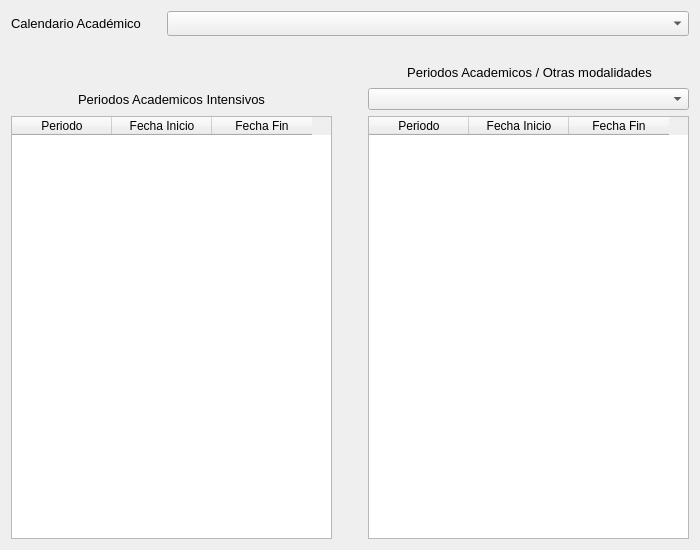
<?xml version="1.0" encoding="UTF-8"?>
<ui version="4.0">
 <class>calendario</class>
 <widget class="QWidget" name="calendario">
  <property name="geometry">
   <rect>
    <x>0</x>
    <y>0</y>
    <width>700</width>
    <height>550</height>
   </rect>
  </property>
  <property name="maximumSize">
   <size>
    <width>700</width>
    <height>550</height>
   </size>
  </property>
  <property name="windowTitle">
   <string>Form</string>
  </property>
  <layout class="QVBoxLayout" name="verticalLayout">
   <item>
    <layout class="QHBoxLayout" name="horizontalLayout">
     <item>
      <widget class="QLabel" name="label">
       <property name="maximumSize">
        <size>
         <width>150</width>
         <height>16777215</height>
        </size>
       </property>
       <property name="font">
        <font>
         <family>Segoe UI</family>
         <pointsize>10</pointsize>
         <weight>50</weight>
         <bold>false</bold>
        </font>
       </property>
       <property name="text">
        <string>Calendario Académico</string>
       </property>
      </widget>
     </item>
     <item>
      <widget class="QComboBox" name="calendarios">
       <property name="minimumSize">
        <size>
         <width>0</width>
         <height>25</height>
        </size>
       </property>
       <property name="font">
        <font>
         <family>Segoe UI</family>
         <pointsize>9</pointsize>
        </font>
       </property>
      </widget>
     </item>
    </layout>
   </item>
   <item>
    <spacer name="verticalSpacer">
     <property name="orientation">
      <enum>Qt::Vertical</enum>
     </property>
     <property name="sizeType">
      <enum>QSizePolicy::Minimum</enum>
     </property>
     <property name="sizeHint" stdset="0">
      <size>
       <width>20</width>
       <height>20</height>
      </size>
     </property>
    </spacer>
   </item>
   <item>
    <layout class="QHBoxLayout" name="horizontalLayout_4">
     <item>
      <spacer name="horizontalSpacer_3">
       <property name="orientation">
        <enum>Qt::Horizontal</enum>
       </property>
       <property name="sizeHint" stdset="0">
        <size>
         <width>40</width>
         <height>20</height>
        </size>
       </property>
      </spacer>
     </item>
     <item>
      <widget class="QLabel" name="label_2">
       <property name="minimumSize">
        <size>
         <width>319</width>
         <height>0</height>
        </size>
       </property>
       <property name="font">
        <font>
         <family>Segoe UI</family>
         <pointsize>10</pointsize>
        </font>
       </property>
       <property name="text">
        <string>Periodos Academicos / Otras modalidades</string>
       </property>
       <property name="alignment">
        <set>Qt::AlignCenter</set>
       </property>
      </widget>
     </item>
    </layout>
   </item>
   <item>
    <layout class="QHBoxLayout" name="horizontalLayout_3">
     <item>
      <widget class="QLabel" name="label_3">
       <property name="font">
        <font>
         <family>Segoe UI</family>
         <pointsize>10</pointsize>
        </font>
       </property>
       <property name="text">
        <string>Periodos Academicos Intensivos</string>
       </property>
       <property name="alignment">
        <set>Qt::AlignCenter</set>
       </property>
      </widget>
     </item>
     <item>
      <spacer name="horizontalSpacer_2">
       <property name="orientation">
        <enum>Qt::Horizontal</enum>
       </property>
       <property name="sizeType">
        <enum>QSizePolicy::Fixed</enum>
       </property>
       <property name="sizeHint" stdset="0">
        <size>
         <width>30</width>
         <height>20</height>
        </size>
       </property>
      </spacer>
     </item>
     <item>
      <widget class="QComboBox" name="modalidad">
       <property name="font">
        <font>
         <family>Segoe UI</family>
         <pointsize>9</pointsize>
        </font>
       </property>
      </widget>
     </item>
    </layout>
   </item>
   <item>
    <layout class="QHBoxLayout" name="horizontalLayout_2">
     <item>
      <widget class="QTableWidget" name="tabla">
       <property name="maximumSize">
        <size>
         <width>400</width>
         <height>16777215</height>
        </size>
       </property>
       <property name="font">
        <font>
         <family>Segoe UI</family>
         <pointsize>9</pointsize>
        </font>
       </property>
       <column>
        <property name="text">
         <string>Periodo</string>
        </property>
       </column>
       <column>
        <property name="text">
         <string>Fecha Inicio</string>
        </property>
       </column>
       <column>
        <property name="text">
         <string>Fecha Fin</string>
        </property>
       </column>
      </widget>
     </item>
     <item>
      <spacer name="horizontalSpacer">
       <property name="orientation">
        <enum>Qt::Horizontal</enum>
       </property>
       <property name="sizeType">
        <enum>QSizePolicy::Fixed</enum>
       </property>
       <property name="sizeHint" stdset="0">
        <size>
         <width>30</width>
         <height>20</height>
        </size>
       </property>
      </spacer>
     </item>
     <item>
      <widget class="QTableWidget" name="tabla2">
       <property name="font">
        <font>
         <family>Segoe UI</family>
         <pointsize>9</pointsize>
        </font>
       </property>
       <column>
        <property name="text">
         <string>Periodo</string>
        </property>
       </column>
       <column>
        <property name="text">
         <string>Fecha Inicio</string>
        </property>
       </column>
       <column>
        <property name="text">
         <string>Fecha Fin</string>
        </property>
       </column>
      </widget>
     </item>
    </layout>
   </item>
  </layout>
 </widget>
 <resources/>
 <connections/>
</ui>
